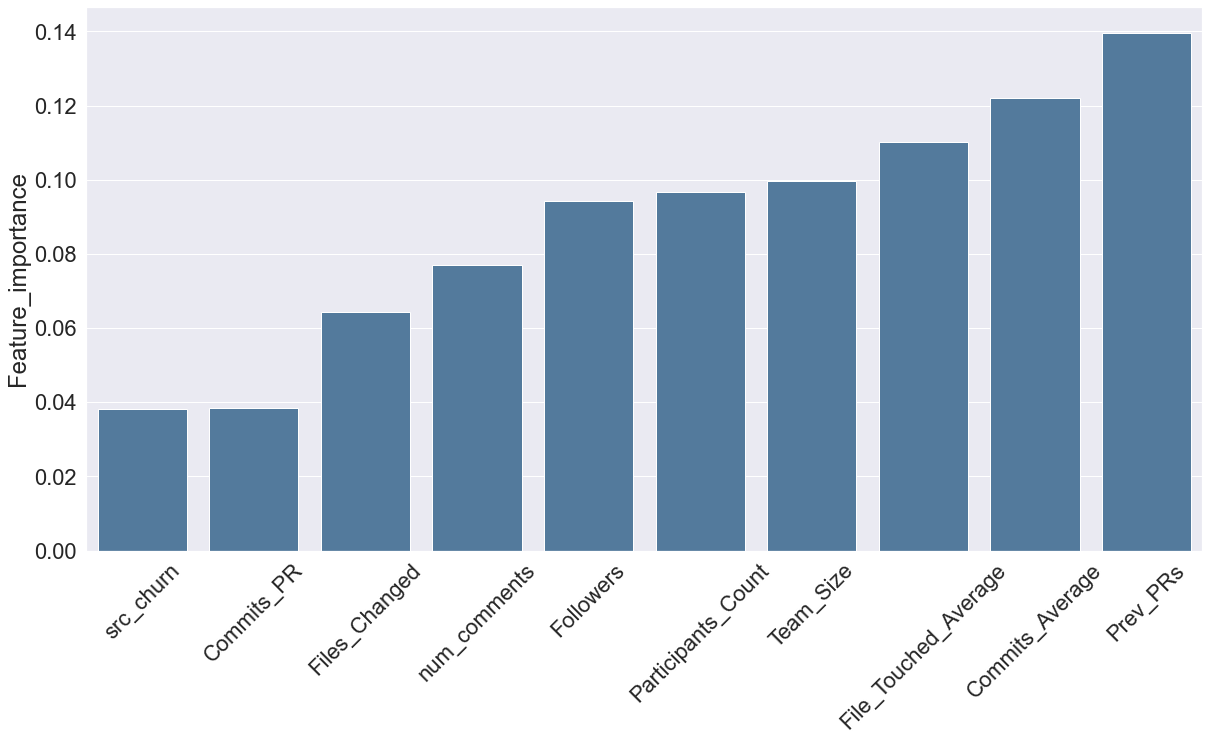

This figure's Python source:
# Calculate Feature importance

# random forest for feature importance on a classification problem
import pandas as pd
from sklearn.datasets import make_regression
from sklearn.ensemble import RandomForestClassifier
from matplotlib import pyplot
import seaborn as sns
import matplotlib.pyplot as plt

df = pd.read_csv("Dataset/25_projects_PRs.csv", sep=',', encoding='utf-8')

df['src_churn'] = df['Additions'] + df['Deletions']
df['num_comments'] = df['Review_Comments_Count'] + df['Comments_Count']
df['is_God_Class'] = df['GodClass'].apply(lambda x: 1 if x>0 else 0)
df['is_Data_Class'] = df['DataClass'].apply(lambda x: 1 if x>0 else 0)
df['is_Long_Method'] = df['ExcessiveMethodLength'].apply(lambda x: 1 if x>0 else 0)
df['is_Long_Parameter_List'] = df['ExcessiveParameterList'].apply(lambda x: 1 if x>0 else 0)
df.loc[(df['GodClass'] > 0) | (df['DataClass'] > 0) | (df['ExcessiveMethodLength'] > 0) |
       (df['ExcessiveParameterList'] > 0), 'is_smelly'] = 1
df.loc[df['is_smelly'].isnull(), 'is_smelly'] = 0

# Previous work features
accept_baseline = ['src_churn', 'Commits_PR', 'Files_Changed', 'num_comments','Followers','Participants_Count',
                   'Team_Size', 'File_Touched_Average', 'Commits_Average', 'Prev_PRs', 'is_smelly', #'Project_Size',
                   'User_Accept_Rate', 'PR_Time_Created_At', 'PR_Date_Closed_At', 'PR_Time_Closed_At',
                   'PR_Date_Created_At', 'Project_Name', 'PR_accept']

df = df[accept_baseline]
target = 'is_smelly'
predictors = [x for x in df.columns if x not in [target, 'PR_Date_Created_At', 'PR_Time_Created_At', 'PR_Date_Closed_At',
                                                 'PR_Time_Closed_At', 'Project_Name', 'PR_accept']]
df = df.dropna()

X = df[predictors]
y = df[target]

# define the model
model = RandomForestClassifier()
# fit the model
model.fit(X, y)
# get importance
importance = model.feature_importances_


#do code to support model
#"data" is the X dataframe and model is the SKlearn object
feats = {} # a dict to hold feature_name: feature_importance
for feature, importance in zip(df.columns, model.feature_importances_):
    feats[feature] = importance #add the name/value pair 

importances = pd.DataFrame.from_dict(feats, orient='index').rename(columns={0: 'Feature_importance'})
importances = importances.head(-1)

sns.set(rc={"figure.figsize":(20, 10)}) #width=3, #height=4
sns.set(font_scale=2)  # crazy big
plt.xticks(rotation=45)
sns.barplot(data=importances.sort_values(by='Feature_importance'), x=importances.index, y="Feature_importance", palette=sns.color_palette(["#477ba8"]))
